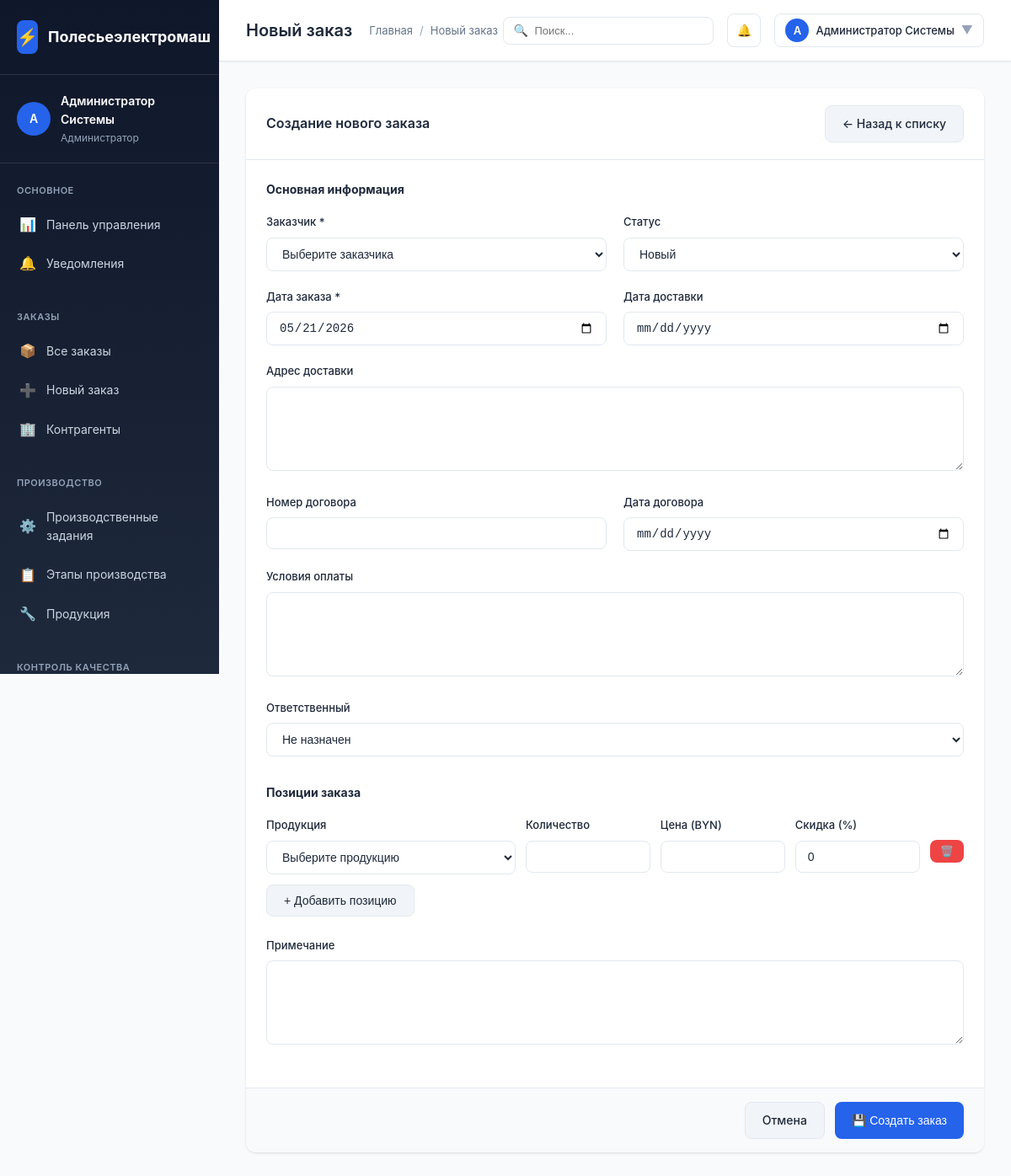
The page /polesie/modules/orders/create.php (signed in) on the database its author committed.
### tables this page shows
CREATE TABLE `users` (
  `id` INT AUTO_INCREMENT PRIMARY KEY,
  `username` VARCHAR(50) NOT NULL UNIQUE,
  `password_hash` VARCHAR(255) NOT NULL,
  `full_name` VARCHAR(200) NOT NULL,
  `email` VARCHAR(100),
  `phone` VARCHAR(20),
  `role_id` INT NOT NULL,
  `department` VARCHAR(100),
  `position` VARCHAR(100),
  `avatar` VARCHAR(255),
  `is_active` BOOLEAN DEFAULT TRUE,
  `last_login` TIMESTAMP NULL,
  `created_at` TIMESTAMP DEFAULT CURRENT_TIMESTAMP,
  `updated_at` TIMESTAMP DEFAULT CURRENT_TIMESTAMP ON UPDATE CURRENT_TIMESTAMP,
  FOREIGN KEY (`role_id`) REFERENCES `user_roles`(`id`) ON DELETE RESTRICT
);

CREATE TABLE `user_roles` (
  `id` INT AUTO_INCREMENT PRIMARY KEY,
  `name` VARCHAR(100) NOT NULL,
  `code` VARCHAR(50) NOT NULL UNIQUE,
  `description` TEXT,
  `permissions` JSON,
  `is_active` BOOLEAN DEFAULT TRUE
);

### polesie/config/config.php (called while the page is built, shortened)
<?php
function getDbConnection() {
    static $pdo = null;
    if ($pdo === null) {
        try {
            $dsn = "mysql:host=" . DB_HOST . ";dbname=" . DB_NAME . ";charset=" . DB_CHARSET;
            $options = [
                PDO::ATTR_ERRMODE => PDO::ERRMODE_EXCEPTION,
                PDO::ATTR_DEFAULT_FETCH_MODE => PDO::FETCH_ASSOC,
                PDO::ATTR_EMULATE_PREPARES => false,
            ];
            $pdo = new PDO($dsn, DB_USER, DB_PASS, $options);
        } catch (PDOException $e) {
            die("Ошибка подключения к базе данных: " . $e->getMessage());
        }
    }
    return $pdo;
}
function e($string) {
    return htmlspecialchars($string ?? '', ENT_QUOTES, 'UTF-8');
}
function isLoggedIn() {
    return isset($_SESSION['user_id']) && !empty($_SESSION['user_id']);
}
function getCurrentUser() {
    static $user = null;
    if ($user === null) {
        $pdo = getDbConnection();
        $stmt = $pdo->prepare("
            SELECT u.*, r.code as role_code, r.name as role_name
            FROM users u
            JOIN user_roles r ON u.role_id = r.id
            WHERE u.id = ? AND u.is_active = TRUE
        ");
        $stmt->execute([$_SESSION['user_id']]);
        $user = $stmt->fetch();
    }
    return $user;
}
function hasPermission($permission) {
    $user = getCurrentUser();
    if ($user['role_code'] === 'admin') {
        return true;
    }
    return true;
}

### polesie/modules/orders/create.php (the view, shortened to what this page needs)
<?php
require_once __DIR__ . '/../../config/config.php';
if (!hasPermission('orders.create')) {
    die('Доступ запрещен');
}
$user = getCurrentUser();
$pdo = getDbConnection();
$statuses = $pdo->query("SELECT * FROM order_statuses WHERE is_active = TRUE ORDER BY sort_order")->fetchAll();
$pageTitle = 'Новый заказ';
?>
<!DOCTYPE html>
<html lang="ru">
<head>
    <link rel="stylesheet" href="../../assets/css/style.css">
</head>
<body>
    <div class="app-container">
        <?php include '../../includes/sidebar.php'; ?>
        <div class="main-content">
            <?php include '../../includes/topbar.php'; ?>
            <div class="content-area">
                <div class="card">
                    <div class="card-header">
                        <h3 class="card-title">Создание нового заказа</h3>
                        <a href="list.php" class="btn btn-secondary">← Назад к списку</a>
                    </div>
                    <form method="POST" action="" id="orderForm">
                        <div class="card-body">
                            <h4 style="margin-bottom: 16px; color: var(--text-primary);">Основная информация</h4>
                            <div class="form-row">
                                <div class="form-group">
                                    <label class="form-label">Заказчик *</label>
                                    <select name="contractor_id" class="form-control" required>
                                        <option value="">Выберите заказчика</option>
                                    </select>
                                </div>
                                <div class="form-group">
                                    <label class="form-label">Статус</label>
                                    <select name="status_id" class="form-control">
                                        <?php foreach ($statuses as $s): ?>
                                        <option value="<?= $s['id'] ?>" <?= (($_POST['status_id'] ?? 1) == $s['id']) ? 'selected' : '' ?>>
                                            <?= e($s['name']) ?>
                                        </option>
                                        <?php endforeach; ?>
                                    </select>
                                </div>
                            </div>
                            <div class="form-row">
                                <div class="form-group">
                                    <label class="form-label">Дата заказа *</label>
                                    <input type="date" name="order_date" class="form-control"
                                           value="<?= $_POST['order_date'] ?? date('Y-m-d') ?>" required>
                                </div>
                                <div class="form-group">
                                    <label class="form-label">Дата доставки</label>
                                    <input type="date" name="delivery_date" class="form-control"
                                           value="<?= $_POST['delivery_date'] ?? '' ?>">
                                </div>
                            </div>
                            <div class="form-group">
                                <label class="form-label">Адрес доставки</label>
                                <textarea name="delivery_address" class="form-control" rows="2"><?= e($_POST['delivery_address'] ?? '') ?></textarea>
                            </div>
                            <div class="form-row">
                                <div class="form-group">
                                    <label class="form-label">Номер договора</label>
                                    <input type="text" name="contract_number" class="form-control"
                                           value="<?= e($_POST['contract_number'] ?? '') ?>">
                                </div>
                                <div class="form-group">
                                    <label class="form-label">Дата договора</label>
                                    <input type="date" name="contract_date" class="form-control"
                                           value="<?= $_POST['contract_date'] ?? '' ?>">
                                </div>
                            </div>
                            <div class="form-group">
                                <label class="form-label">Условия оплаты</label>
                                <textarea name="payment_terms" class="form-control" rows="2"><?= e($_POST['payment_terms'] ?? '') ?></textarea>
                            </div>
                            <div class="form-group">
                                <label class="form-label">Ответственный</label>
                                <select name="responsible_user_id" class="form-control">
                                    <option value="">Не назначен</option>
                                </select>
                            </div>
                            <h4 style="margin: 32px 0 16px; color: var(--text-primary);">Позиции заказа</h4>
                            <div id="orderItems">
                                <div class="order-item" style="display: grid; grid-template-columns: 2fr 1fr 1fr 1fr auto; gap: 12px; margin-bottom: 12px; align-items: start;">
                                    <div class="form-group" style="margin-bottom: 0;">
                                        <label class="form-label">Продукция</label>
                                        <select name="items[0][product_id]" class="form-control product-select" required>
                                            <option value="">Выберите продукцию</option>
                                        </select>
                                    </div>
                                    <div class="form-group" style="margin-bottom: 0;">
                                        <label class="form-label">Количество</label>
                                        <input type="number" name="items[0][quantity]" class="form-control quantity" step="0.001" min="0" required>
                                    </div>
                                    <div class="form-group" style="margin-bottom: 0;">
                                        <label class="form-label">Цена (BYN)</label>
                                        <input type="number" name="items[0][unit_price]" class="form-control unit-price" step="0.01" min="0">
                                    </div>
                                    <div class="form-group" style="margin-bottom: 0;">
                                        <label class="form-label">Скидка (%)</label>
                                        <input type="number" name="items[0][discount]" class="form-control discount" step="0.1" min="0" max="100" value="0">
                                    </div>
                                    <div style="padding-top: 28px;">
                                        <button type="button" class="btn btn-danger btn-sm remove-item" disabled>🗑️</button>
                                    </div>
                                </div>
                            </div>
                            <button type="button" class="btn btn-secondary" onclick="addItem()">+ Добавить позицию</button>
                            <div class="form-group" style="margin-top: 24px;">
                                <label class="form-label">Примечание</label>
                                <textarea name="notes" class="form-control" rows="3"><?= e($_POST['notes'] ?? '') ?></textarea>
                            </div>
                        </div>
                        <div class="card-footer">
                            <div style="display: flex; justify-content: flex-end; gap: 12px;">
                                <a href="list.php" class="btn btn-secondary">Отмена</a>
                                <button type="submit" class="btn btn-primary">💾 Создать заказ</button>
                            </div>
                        </div>
                    </form>
                </div>
            </div>
        </div>
    </div>
</body>
</html>

### polesie/includes/sidebar.php (shortened to what this page needs)
<div class="sidebar">
    <div class="sidebar-header">
        <div class="sidebar-logo">
            <div class="sidebar-logo-icon">⚡</div>
            <span>Полесьеэлектромаш</span>
        </div>
    </div>
    <div class="sidebar-user">
        <div class="sidebar-user-info">
            <div class="sidebar-user-avatar">
                <?= mb_substr($user['full_name'], 0, 1) ?>
            </div>
            <div class="sidebar-user-details">
                <div class="sidebar-user-name"><?= e($user['full_name']) ?></div>
                <div class="sidebar-user-role"><?= e($user['role_name']) ?></div>
            </div>
        </div>
    </div>
    <nav class="sidebar-nav">
        <div class="sidebar-nav-section">
            <div class="sidebar-nav-title">Основное</div>
            <a href="../index.php" class="sidebar-nav-item <?= basename($_SERVER['PHP_SELF']) == 'index.php' ? 'active' : '' ?>">
                <span class="sidebar-nav-icon">📊</span>
                <span>Панель управления</span>
            </a>
            <a href="#" class="sidebar-nav-item">
                <span class="sidebar-nav-icon">🔔</span>
                <span>Уведомления</span>
            </a>
        </div>
        <div class="sidebar-nav-section">
            <div class="sidebar-nav-title">Заказы</div>
            <a href="orders/list.php" class="sidebar-nav-item">
                <span class="sidebar-nav-icon">📦</span>
                <span>Все заказы</span>
            </a>
            <a href="orders/create.php" class="sidebar-nav-item">
                <span class="sidebar-nav-icon">➕</span>
                <span>Новый заказ</span>
            </a>
            <a href="contractors/list.php" class="sidebar-nav-item">
                <span class="sidebar-nav-icon">🏢</span>
                <span>Контрагенты</span>
            </a>
        </div>
        <div class="sidebar-nav-section">
            <div class="sidebar-nav-title">Производство</div>
            <a href="production/list.php" class="sidebar-nav-item">
                <span class="sidebar-nav-icon">⚙️</span>
                <span>Производственные задания</span>
            </a>
            <a href="production/stages.php" class="sidebar-nav-item">
                <span class="sidebar-nav-icon">📋</span>
                <span>Этапы производства</span>
            </a>
            <a href="products/list.php" class="sidebar-nav-item">
                <span class="sidebar-nav-icon">🔧</span>
                <span>Продукция</span>
            </a>
        </div>
        <div class="sidebar-nav-section">
            <div class="sidebar-nav-title">Контроль качества</div>
        </div>
    </nav>
</div>

### polesie/includes/topbar.php (shortened to what this page needs)
<div class="topbar">
    <div class="topbar-left">
        <h1 class="topbar-title"><?= e($pageTitle) ?></h1>
        <div class="topbar-breadcrumb">
            <a href="../index.php">Главная</a>
            <span class="topbar-breadcrumb-separator">/</span>
            <span><?= e($pageTitle) ?></span>
        </div>
    </div>
    <div class="topbar-right">
        <div style="position: relative;">
            <input
                type="text"
                placeholder="Поиск..."
                style="padding: 8px 14px 8px 36px; border: 1px solid var(--border-color); border-radius: var(--border-radius); width: 250px; font-size: 13px;"
            >
            <span style="position: absolute; left: 12px; top: 50%; transform: translateY(-50%); color: var(--text-muted);">🔍</span>
        </div>
        <div class="topbar-action" onclick="toggleNotifications()">
            <span>🔔</span>
        </div>
        <div style="position: relative;">
            <div class="topbar-action" onclick="toggleProfileMenu()" style="width: auto; padding: 8px 12px; gap: 8px;">
                <div style="width: 28px; height: 28px; background: var(--primary-color); border-radius: 50%; display: flex; align-items: center; justify-content: center; color: white; font-size: 13px; font-weight: 600;">
                    <?= mb_substr($user['full_name'], 0, 1) ?>
                </div>
                <span style="font-size: 13px; font-weight: 500;"><?= e($user['full_name']) ?></span>
                <span style="color: var(--text-muted);">▼</span>
            </div>
        </div>
    </div>
</div>

### rows shown on the page
users: full_name "А", full_name "Администратор Системы", role.name "Администратор"

### other values the page prints
$pageTitle "Новый заказ"
form field status_id "Новый"
